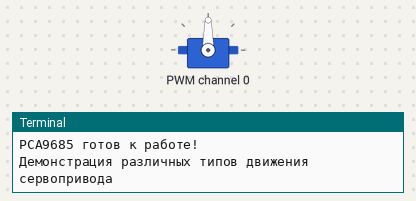
The program below on a simulated Raspberry Pi (BCM pin numbers). Shown: servo, the last lines printed to the terminal. At 14.7 s the program stops and its outputs stay as they are.

Above: at 0.05 s.
At 2.4 s:
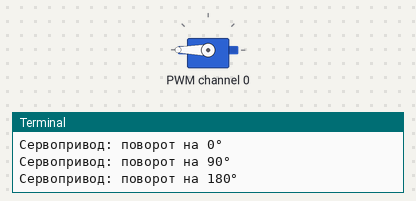
At 4.8 s:
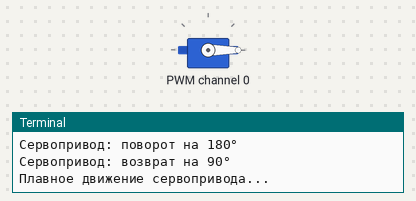
Timing chart, 0 to 6.3 s (numbered marks = the images above):
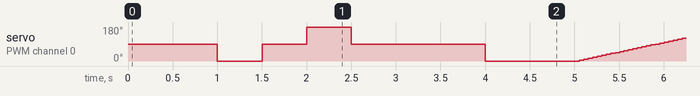

The program:

pca9685.py
```python
import time
import board
import busio
from adafruit_pca9685 import PCA9685
from adafruit_motor import servo

# Инициализация I2C интерфейса
i2c = busio.I2C(board.SCL, board.SDA)

# Инициализация PCA9685
pca = PCA9685(i2c)

# Установка частоты ШИМ (50 Гц для большинства сервоприводов)
pca.frequency = 50

# Создаем объект сервопривода (используем канал 0)
servo_motor = servo.Servo(pca.channels[0], min_pulse=500, max_pulse=2500)

# Демонстрация последовательного движения
def sequential_movement():
    print("Последовательное движение сервопривода...")

    print("Сервопривод: поворот на 0°")
    servo_motor.angle = 0
    time.sleep(0.5)

    print("Сервопривод: поворот на 90°")
    servo_motor.angle = 90
    time.sleep(0.5)

    print("Сервопривод: поворот на 180°")
    servo_motor.angle = 180
    time.sleep(0.5)

    print("Сервопривод: возврат на 90°")
    servo_motor.angle = 90
    time.sleep(0.5)

# Демонстрация плавного движения
def smooth_movement():
    print("Плавное движение сервопривода...")

    # Установка сервопривода в начальное положение
    servo_motor.angle = 0
    time.sleep(1)

    # Плавное движение сервопривода от 0° до 180°
    for angle in range(0, 181, 5):
        servo_motor.angle = angle
        print(f"Угол: {angle}°")
        time.sleep(0.05)

    # Пауза в конечном положении
    time.sleep(1)

    # Плавное движение сервопривода от 180° до 0°
    for angle in range(180, -1, -5):
        servo_motor.angle = angle
        print(f"Угол: {angle}°")
        time.sleep(0.05)

# Демонстрация повторяющегося движения
def oscillating_movement():
    print("Повторяющееся движение сервопривода...")
    for _ in range(5):  # Повторить 5 раз
        servo_motor.angle = 150
        time.sleep(0.3)
        servo_motor.angle = 30
        time.sleep(0.3)

# Основной цикл
try:
    print("PCA9685 готов к работе!")
    print("Демонстрация различных типов движения сервопривода")

    # Устанавливаем сервопривод в нейтральное положение
    servo_motor.angle = 90
    time.sleep(1)

    # Демонстрация различных типов движения
    sequential_movement()
    time.sleep(1)

    smooth_movement()
    time.sleep(1)

    oscillating_movement()
    time.sleep(1)

    # Возвращаем сервопривод в нейтральное положение
    print("Возврат в нейтральное положение...")
    servo_motor.angle = 90

    print("Демонстрация завершена!")

except KeyboardInterrupt:
    # Перед выходом устанавливаем сервопривод в безопасное положение
    servo_motor.angle = 90
    print("\nПрограмма завершена.")
```
